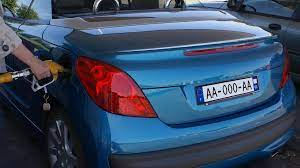
#> input picture image.jpg, 300 x 168 px
$ jupyter execute immatriculation.ipynb
#> lines starting #> are read from the running program, lines starting #| are printed output that depends on the picture; after the words box and inside, x2 and y2 are one past the last pixel; in counts of white or black regions, pixels touching at a corner belong together
[cell 1]
import cv2
import numpy as np
from matplotlib import pyplot as plt

[cell 2]
# Charger l'image
image = cv2.imread("image.jpg")
#> image is the input picture: shape (168, 300, 3); mean B, G, R 97.7, 74.2, 58.6
plt.imshow(cv2.cvtColor(image, cv2.COLOR_BGR2RGB))
plt.show()

[cell 3]
# Convertir l'image en niveaux de gris
gray = cv2.cvtColor(image, cv2.COLOR_BGR2GRAY)
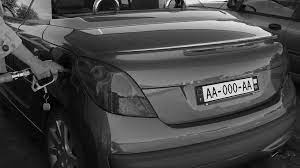
#> gray: shape (168, 300); min 0, max 254, mean 72.2

# Appliquer un filtre flou gaussien
blurred = cv2.GaussianBlur(gray, (7, 7), 0)
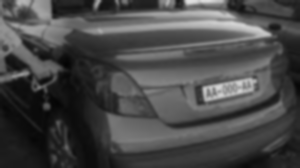
#> blurred: shape (168, 300); min 4, max 224, mean 72.2

# Trouver les contours dans l'image
edged = cv2.Canny(blurred, 30, 150)
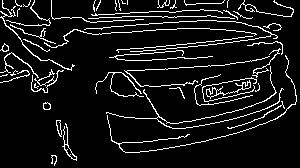
#> edged: shape (168, 300); 8.9% white in thin lines or dots
contours, hierarchy = cv2.findContours(edged.copy(), cv2.RETR_EXTERNAL, cv2.CHAIN_APPROX_SIMPLE)
#> contours = 51 contours, 38 with area under 20; largest, box (x1, y1, x2, y2) and area: (206, 80, 251, 99) 122, (62, 123, 77, 161) 78, (0, 0, 75, 71) 60, (56, 120, 62, 137) 50, (106, 66, 284, 129) 47

# Identifier la plaque d'immatriculation
plate_contours = []
for contour in contours:
    (x, y, w, h) = cv2.boundingRect(contour)
    aspect_ratio = w / float(h)
    if 3 < aspect_ratio < 6 and w > 100 and h > 25:
        plate_contours.append(contour)
#> this loop made 51 passes
#> (x, y, w, h, aspect_ratio) on passes 1 to 12: (51, 155, 6, 11, 0.545), (62, 123, 15, 38, 0.395), (56, 120, 6, 17, 0.353), (43, 102, 8, 8, 1), (227, 101, 58, 28, 2.07), (169, 87, 16, 12, 1.33), (255, 83, 5, 9, 0.556), (34, 83, 5, 6, 0.833), (206, 80, 45, 19, 2.37), (202, 77, 55, 25, 2.2), (194, 74, 59, 32, 1.84), (0, 74, 8, 3, 2.67)
#> (contour, x, y, w, h, aspect_ratio) on passes 37, 41: ([[228, 0], [227, 1], [227, 7], [227, 1]], 227, 0, 2, 8, 0.25), ([[127, 0], [127, 4]], 127, 0, 1, 5, 0.2)
#> after the loop, plate_contours = 1 contour; box (x1, y1, x2, y2) and area: (124, 56, 270, 87) 22

# Extraire la zone de la plaque d'immatriculation et flouter les caractères
for contour in plate_contours:
    (x, y, w, h) = cv2.boundingRect(contour)
    cv2.rectangle(image, (x, y), (x+w, y+h), (0, 0, 0), -1)
#> this loop made 1 pass
#> (x, y, w, h) on pass 1: (124, 56, 146, 31)
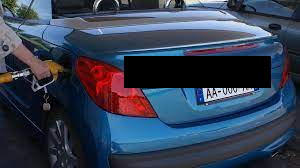
#> image: shape (168, 300, 3); 9.33% of pixels changed, all inside (x1, y1, x2, y2) = (124, 56, 271, 88)

[cell 4]
plt.imshow(cv2.cvtColor(image, cv2.COLOR_BGR2RGB))
plt.show()
